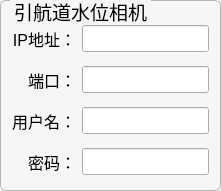
  <widget class="QGroupBox" name="groupBox_3">
   <property name="geometry">
    <rect>
     <x>690</x>
     <y>220</y>
     <width>221</width>
     <height>191</height>
    </rect>
   </property>
   <property name="font">
    <font>
     <pointsize>14</pointsize>
    </font>
   </property>
   <property name="styleSheet">
    <string notr="true">QGroupBox {
	background-color: #f6f6f6;
    border-width: 1px;
    border-radius: 6px;
   border-style:solid;
  border-color: #b4b4b4;
  margin-top: 2ex;
}
QGroupBox::title {
     subcontrol-origin: margin;
     subcontrol-position: top left;
   left:10px;
     margin-left: 0px;
     padding:0 1px;
}</string>
   </property>
   <property name="title">
    <string>引航道水位相机</string>
   </property>
   <layout class="QGridLayout" name="gridLayout_3">
    <property name="topMargin">
     <number>16</number>
    </property>
    <property name="bottomMargin">
     <number>6</number>
    </property>
    <item row="0" column="0">
     <widget class="QLabel" name="label_14">
      <property name="font">
       <font>
        <pointsize>12</pointsize>
       </font>
      </property>
      <property name="text">
       <string>IP地址：</string>
      </property>
      <property name="alignment">
       <set>Qt::AlignRight|Qt::AlignTrailing|Qt::AlignVCenter</set>
      </property>
     </widget>
    </item>
    <item row="0" column="1">
     <widget class="QLineEdit" name="lineEdit_outside_waterlevel_host">
      <property name="font">
       <font>
        <pointsize>12</pointsize>
       </font>
      </property>
      <property name="text">
       <string/>
      </property>
      <property name="alignment">
       <set>Qt::AlignCenter</set>
      </property>
     </widget>
    </item>
    <item row="1" column="0">
     <widget class="QLabel" name="label_15">
      <property name="font">
       <font>
        <pointsize>12</pointsize>
       </font>
      </property>
      <property name="text">
       <string>端口：</string>
      </property>
      <property name="alignment">
       <set>Qt::AlignRight|Qt::AlignTrailing|Qt::AlignVCenter</set>
      </property>
     </widget>
    </item>
    <item row="1" column="1">
     <widget class="QLineEdit" name="lineEdit_outside_waterlevel_port">
      <property name="font">
       <font>
        <pointsize>12</pointsize>
       </font>
      </property>
      <property name="alignment">
       <set>Qt::AlignCenter</set>
      </property>
     </widget>
    </item>
    <item row="2" column="0">
     <widget class="QLabel" name="label_16">
      <property name="font">
       <font>
        <pointsize>12</pointsize>
       </font>
      </property>
      <property name="text">
       <string>用户名：</string>
      </property>
      <property name="alignment">
       <set>Qt::AlignRight|Qt::AlignTrailing|Qt::AlignVCenter</set>
      </property>
     </widget>
    </item>
    <item row="2" column="1">
     <widget class="QLineEdit" name="lineEdit_outside_waterlevel_user">
      <property name="font">
       <font>
        <pointsize>12</pointsize>
       </font>
      </property>
      <property name="alignment">
       <set>Qt::AlignCenter</set>
      </property>
     </widget>
    </item>
    <item row="3" column="0">
     <widget class="QLabel" name="label_17">
      <property name="font">
       <font>
        <pointsize>12</pointsize>
       </font>
      </property>
      <property name="text">
       <string>密码：</string>
      </property>
      <property name="alignment">
       <set>Qt::AlignRight|Qt::AlignTrailing|Qt::AlignVCenter</set>
      </property>
     </widget>
    </item>
    <item row="3" column="1">
     <widget class="QLineEdit" name="lineEdit_outside_waterlevel_password">
      <property name="font">
       <font>
        <pointsize>12</pointsize>
       </font>
      </property>
      <property name="alignment">
       <set>Qt::AlignCenter</set>
      </property>
     </widget>
    </item>
   </layout>
  </widget>
